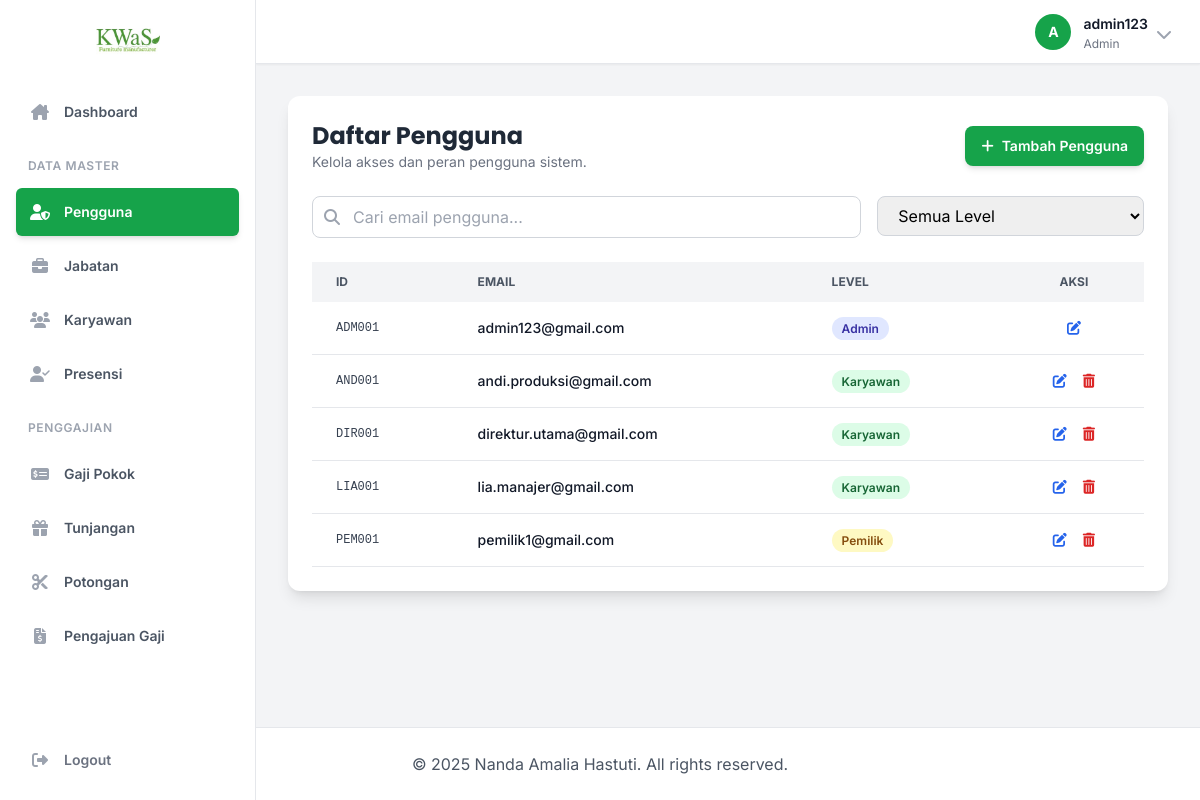
Screenshot of /pages/pengguna.php (signed in) with the database file from the repository.
### tables this page shows
CREATE TABLE PENGGUNA (
    Id_Pengguna VARCHAR(15) PRIMARY KEY,
    Email VARCHAR(50) UNIQUE NOT NULL,
    Password VARCHAR(255) NOT NULL,
    Level VARCHAR(30) NOT NULL
);

### includes/functions.php (called while the page is built, shortened)
<?php
function e($string) {
    return htmlspecialchars($string ?? '', ENT_QUOTES, 'UTF-8');
}
?>

### pages/pengguna.php (the view, shortened to what this page needs)
<?php
require_once __DIR__ . '/../includes/functions.php';
$action = $_GET['action'] ?? 'list';
$page = isset($_GET['page']) ? (int)$_GET['page'] : 1;
$search = $_GET['search'] ?? '';
$records_per_page = 10;
$offset = ($page - 1) * $records_per_page;
require_once __DIR__ . '/../includes/header.php';
?>
<?php if ($action === 'list'): ?>
    <div class="bg-white p-6 rounded-xl shadow-lg">
        <div class="flex flex-col sm:flex-row justify-between items-start sm:items-center mb-6 gap-4">
            <div>
                <h2 class="text-2xl font-bold text-gray-800 font-poppins">Daftar Pengguna</h2>
                <p class="text-gray-500 text-sm">Kelola akses dan peran pengguna sistem.</p>
            </div>
            <a href="pengguna.php?action=Tambah" class="w-full sm:w-auto bg-green-600 text-white px-4 py-2.5 rounded-lg hover:bg-green-700 text-sm font-semibold shadow-md hover:shadow-lg transition-all flex items-center justify-center">
                <i class="fa-solid fa-plus mr-2"></i>Tambah Pengguna
            </a>
        </div>
        <form method="get" action="pengguna.php" class="mb-6 grid grid-cols-1 md:grid-cols-3 gap-4">
            <div class="md:col-span-2">
                <div class="relative">
                    <input type="text" name="search" value="<?= e($search) ?>" placeholder="Cari email pengguna..." class="w-full pl-10 pr-4 py-2 border border-gray-300 rounded-lg focus:outline-none focus:ring-2 focus:ring-green-500">
                    <div class="absolute inset-y-0 left-0 pl-3 flex items-center pointer-events-none">
                    </div>
                </div>
            </div>
            <div>
                <select name="level" onchange="this.form.submit()" class="w-full px-4 py-2 border border-gray-300 rounded-lg focus:outline-none focus:ring-2 focus:ring-green-500">
                    <option value="">Semua Level</option>
                </select>
            </div>
        </form>
        <div class="overflow-x-auto">
            <table class="w-full text-sm text-left text-gray-700">
                <thead class="text-xs uppercase bg-gray-100 text-gray-600">
                    <tr>
                        <th class="px-6 py-3">ID</th>
                        <th class="px-6 py-3">Email</th>
                        <th class="px-6 py-3">Level</th>
                        <th class="px-6 py-3 text-center">Aksi</th>
                    </tr>
                </thead>
                <tbody>
                    <?php
                    $search_param = "%" . $search . "%";
                    $sql = "SELECT * FROM PENGGUNA WHERE Email LIKE :search";
                    $sql .= " ORDER BY Level, Email ASC LIMIT :limit OFFSET :offset";
                    $stmt = $conn->prepare($sql);
                    $stmt->bindValue(':search', $search_param);
                    $stmt->bindValue(':limit', (int) $records_per_page, PDO::PARAM_INT);
                    $stmt->bindValue(':offset', (int) $offset, PDO::PARAM_INT);
                    $stmt->execute();
                    if($stmt->rowCount() > 0) {
                        while ($row = $stmt->fetch(PDO::FETCH_ASSOC)):
                    ?>
                    <tr class="bg-white border-b hover:bg-gray-50 transition-colors">
                        <td class="px-6 py-4 font-mono text-xs"><?= e($row['Id_Pengguna']) ?></td>
                        <td class="px-6 py-4 font-medium text-gray-900"><?= e($row['Email']) ?></td>
                        <td class="px-6 py-4">
                            <span class="px-2.5 py-1 text-xs font-semibold rounded-full
                                <?= $row['Level'] === 'Admin' ? 'bg-indigo-100 text-indigo-800' : '' ?>
                                <?= $row['Level'] === 'Pemilik' ? 'bg-yellow-100 text-yellow-800' : '' ?>
                                <?= $row['Level'] === 'Karyawan' ? 'bg-green-100 text-green-800' : '' ?>
                            ">
                                <?= e(ucfirst($row['Level'])) ?>
                            </span>
                        </td>
                        <td class="px-6 py-4 text-center">
                            <div class="flex items-center justify-center gap-4">
                                <a href="pengguna.php?action=edit&id=<?= e($row['Id_Pengguna']) ?>" class="text-blue-600 hover:text-blue-800" title="Edit"><i class="fa-solid fa-pen-to-square"></i></a>
                                <?php if ($row['Id_Pengguna'] !== $_SESSION['user_id']): ?>
                                <a href="pengguna.php?action=delete&id=<?= e($row['Id_Pengguna']) ?>&token=<?= e($_SESSION['csrf_token']) ?>" class="text-red-600 hover:text-red-800" onclick="return confirm('Yakin ingin menghapus pengguna ini?')" title="Hapus"><i class="fa-solid fa-trash-alt"></i></a>
                                <?php endif; ?>
                            </div>
                        </td>
                    </tr>
                    <?php
                        endwhile;
                    } else {
                        echo '<tr><td colspan="4" class="text-center py-5 text-gray-500">Tidak ada data ditemukan.</td></tr>';
                    }
                    ?>
                </tbody>
            </table>
        </div>
    </div>
<?php endif; ?>
<?php
require_once __DIR__ . '/../includes/footer.php';
?>

### includes/header.php (style rules this page uses)
body { font-family: 'Inter', sans-serif; }
.font-poppins { font-family: 'Poppins', sans-serif; }
html, body { height: 100%; }
body { display: flex; flex-direction: column; }

### rows the page displays
pengguna: Id_Pengguna "ADM001", Email "admin123@gmail.com", Level "Admin"
pengguna: Id_Pengguna "AND001", Email "andi.produksi@gmail.com", Level "Karyawan"
pengguna: Id_Pengguna "DIR001", Email "direktur.utama@gmail.com", Level "Karyawan"
pengguna: Id_Pengguna "LIA001", Email "lia.manajer@gmail.com", Level "Karyawan"
pengguna: Id_Pengguna "PEM001", Email "pemilik1@gmail.com", Level "Pemilik"

### other values shown
$item['name'] "Dashboard"
$item['group'] "DATA MASTER"
$item['name'] "Pengguna"
$item['name'] "Jabatan"
$item['name'] "Karyawan"
$item['name'] "Presensi"
$item['group'] "PENGGAJIAN"
$item['name'] "Gaji Pokok"
$item['name'] "Tunjangan"
$item['name'] "Potongan"
$item['name'] "Pengajuan Gaji"
substr($current_user_name, 0, 1) "A"
$current_user_name "admin123"
$current_user_level "Admin"
